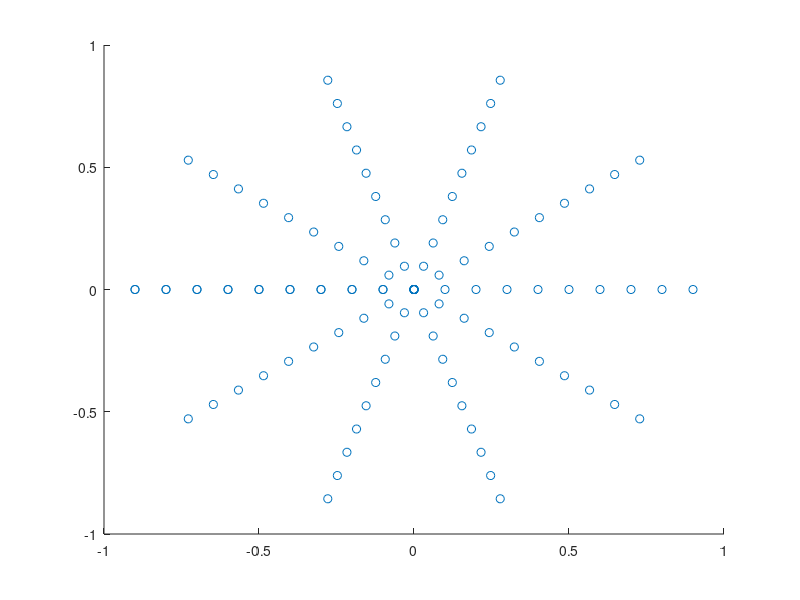

MATLAB code for this plot: (Note: this script raises an error after producing the figure.)
%
% nonlinear fitting of operation gain
% 2016.04.06
% Sitian LI
%


%% calc data
M = 10;
[rho, phi] = meshgrid(0:1/M:0.99, -pi:2*pi/M:pi);
rsr = rho.*cos(phi);
rsx = rho.*sin(phi);

rrsr = reshape(rsr,[M*(M+1),1]);
rrsx = reshape(rsx,[M*(M+1),1]);

%%

s22=-0.0957 + 0.0466*1i;
s21abs = 6.05;
rGop_db = 10.*log10(s21abs.^2.*(1-abs(rrsr + 1i.*rrsx).^2)./abs(1-s22.*(rrsr+1i.*rrsx)).^2);
hold on
scatter3(rrsr, rrsx, rGop_db);

%%
rng default % for reproducibility
xdata = rrsr;
ydata = rrsx;
zdata = rGop_db;


objfcn = @(v)(10.*log10((1-abs(xdata + 1i.*ydata).^2)./abs(1-(v(1)+1i.*v(2)).*(xdata+1i.*ydata)).^2)+v(3)- zdata);

opts = optimoptions(@lsqnonlin,...
    'Algorithm','levenberg-marquardt','Display','off');
x0 = (1)*[-1;-1;5]; % arbitrary initial guess
lb = [-1;-1;0];
ub = [1;1;20];
[vestimated,resnorm,residuals,exitflag,output] = lsqnonlin(objfcn,x0,[],[],opts);
vestimated,resnorm,exitflag,output.firstorderopt

%%
rng default % for reproducibility
xdata = rsr;
ydata = rsx;
zdata = Gop_db;


objfcn = @(v)(10.*log10((1-abs(xdata + 1i.*ydata).^2)./abs(1-(v(1)+1i.*v(2)).*(xdata+1i.*ydata)).^2)+v(3)- zdata);

opts = optimoptions(@lsqnonlin,...
    'Algorithm','levenberg-marquardt','Display','off');
x0 = (1)*[0;0;5]; % arbitrary initial guess
lb = [-1;-1;0];
ub = [1;1;20];
[vestimated,resnorm,residuals,exitflag,output] = lsqnonlin(objfcn,x0,lb,ub,opts);
vestimated,resnorm,exitflag,output.firstorderopt

%%
hold on
scatter3(rsr,rsx,Gop_db);

axis([-1 1 -1 1 ]);
xlabel('Reflection Coefficient (Real)') % x-axis label
ylabel('Reflection Coefficient (Imag)') % y-axis label
zlabel('Power Gain (db)') % z-axis label

%%
hold on

M = 100;
[rho, phi] = meshgrid(0:1/M:0.99, -pi:2*pi/M:pi);
a = rho.*cos(phi);
b = rho.*sin(phi);
c = 10.*log10((1-abs(a + 1i.*b).^2)./abs(1-(vestimated(1)+1i.*vestimated(2)).*(a+1i*b)).^2)+vestimated(3);
mesh(a,b,c);
colormap(parula(6));
axis([-1 1 -1 1 ]);
xlabel('Reflection Coefficient (Real)') % x-axis label
ylabel('Reflection Coefficient (Imag)') % y-axis label
zlabel('Power Gain (db)') % z-axis label

%% coutour
hold on
contour(a,b,c,[16 15.5 15 14 13.5 13 12 11 10]);
print -deps epsFig
daspect([1 1 1]);

%%
relatres = residuals./zdata;

